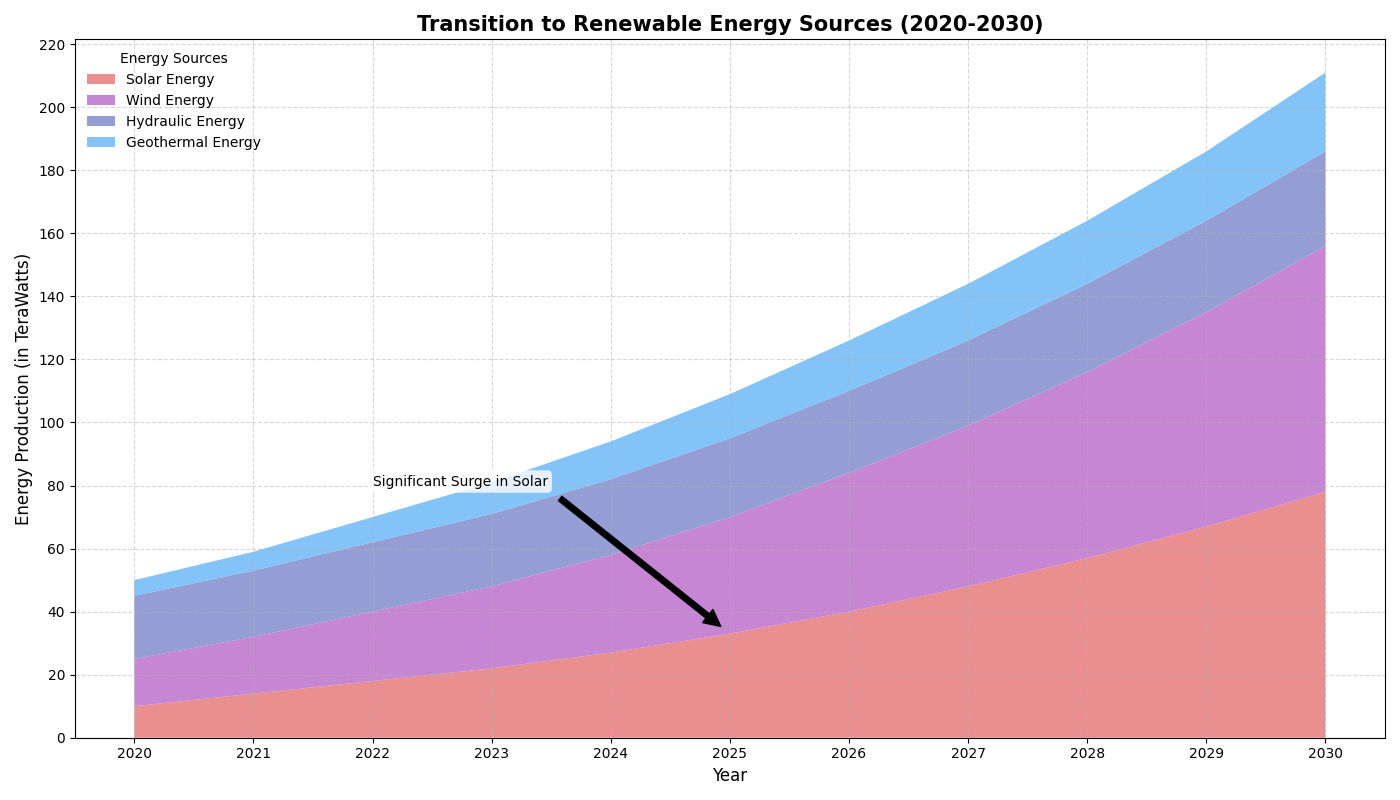

The script that drew this image:
import matplotlib.pyplot as plt
import numpy as np

# Data construction
years = np.arange(2020, 2031)
solar_energy = np.array([10, 14, 18, 22, 27, 33, 40, 48, 57, 67, 78])
wind_energy = np.array([15, 18, 22, 26, 31, 37, 44, 51, 59, 68, 78])
hydro_energy = np.array([20, 21, 22, 23, 24, 25, 26, 27, 28, 29, 30])
geothermal_energy = np.array([5, 6, 8, 10, 12, 14, 16, 18, 20, 22, 25])

# Stacked data array
data = np.vstack([solar_energy, wind_energy, hydro_energy, geothermal_energy])

# Plotting the stacked area chart
fig, ax = plt.subplots(figsize=(14, 8))

# Updated colors for plot
ax.stackplot(years, data, labels=['Solar Energy', 'Wind Energy', 'Hydraulic Energy', 'Geothermal Energy'],
             colors=['#e57373', '#ba68c8', '#7986cb', '#64b5f6'], alpha=0.8)

# Adding labels, title, and legend
ax.set_title('Transition to Renewable Energy Sources (2020-2030)', fontsize=15, fontweight='bold')
ax.set_xlabel('Year', fontsize=12)
ax.set_ylabel('Energy Production (in TeraWatts)', fontsize=12)
ax.legend(loc='upper left', title='Energy Sources', fontsize=10, frameon=False)

# Customizing ticks and grid
ax.set_xticks(years)
ax.set_yticks(np.arange(0, 221, 20))
ax.grid(True, linestyle='--', alpha=0.5)

# Adding annotation to highlight significant growth
ax.annotate('Significant Surge in Solar', xy=(2025, 33), xytext=(2022, 80),
            arrowprops=dict(facecolor='black', shrink=0.05), fontsize=10,
            bbox=dict(boxstyle='round,pad=0.3', edgecolor='none', facecolor='white', alpha=0.8))

# Adjust layout to prevent overlapping
plt.tight_layout()

# Display the plot
plt.show()
